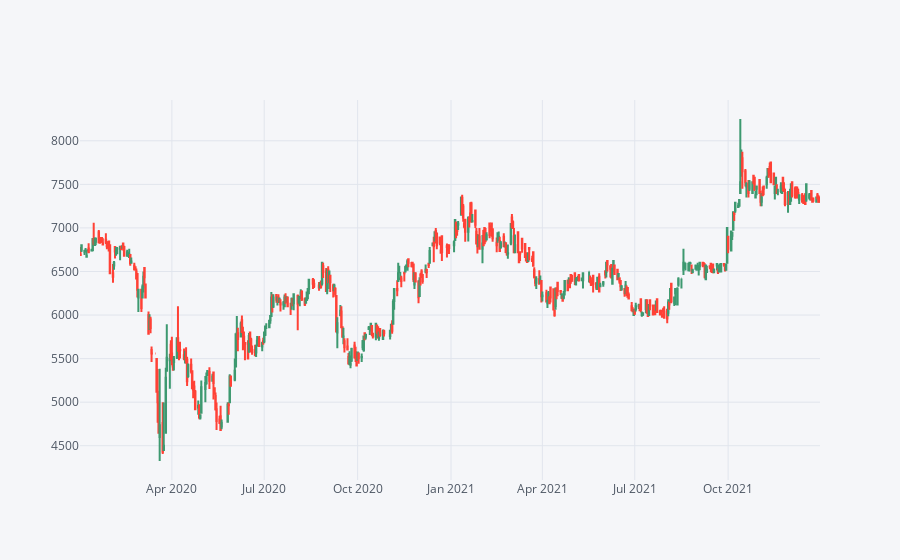

This figure's notebook cell:
### Markdown cell above
**Use .iplot(kind='candle) to create a candle plot of Bank Central Asia stock from Jan 1st 2020 to Jan 1st 2022.**

### Code cell
BCA[['Open', 'High', 'Low', 'Close']].loc['2020-01-01':'2022-01-01'].iplot(kind='candle')

### Figure 1 — Plotly figure (JSON) as saved in the notebook; plotly's stock layout.template omitted (floating-point values rounded to 4 significant figures; data arrays with more than 128 entries replaced by an {"elided": "..."} marker saying what was removed)
{"data": [{"close": {"elided": "489 int values"}, "high": {"elided": "489 int values"}, "low": {"elided": "489 int values"}, "open": {"elided": "489 int values"}, "showlegend": false, "type": "candlestick", "x": {"elided": "489 str values"}, "yaxis": "y2"}], "layout": {"legend": {"bgcolor": "#F5F6F9", "font": {"color": "#4D5663"}}, "paper_bgcolor": "#F5F6F9", "plot_bgcolor": "#F5F6F9", "title": {"font": {"color": "#4D5663"}}, "xaxis": {"gridcolor": "#E1E5ED", "rangeslider": {"visible": false}, "showgrid": true, "tickfont": {"color": "#4D5663"}, "title": {"font": {"color": "#4D5663"}, "text": ""}, "zerolinecolor": "#E1E5ED"}, "yaxis": {"gridcolor": "#E1E5ED", "showgrid": true, "showticklabels": false, "tickfont": {"color": "#4D5663"}, "title": {"font": {"color": "#4D5663"}, "text": ""}, "zerolinecolor": "#E1E5ED"}, "yaxis2": {"gridcolor": "#E1E5ED", "showgrid": true, "tickfont": {"color": "#4D5663"}, "title": {"font": {"color": "#4D5663"}, "text": ""}, "zerolinecolor": "#E1E5ED"}}}
